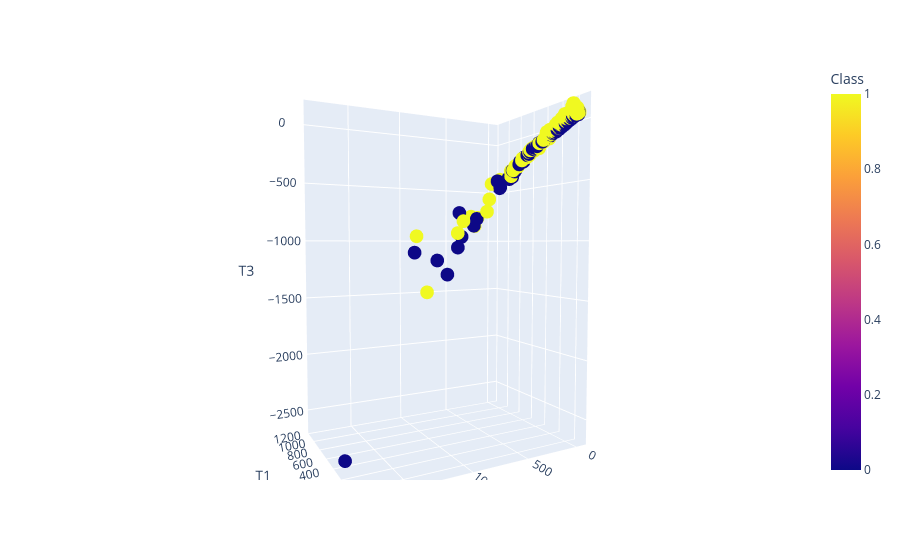

Here is the notebook cell this chart was saved with:
### Code cell
mds_3d = MDS(n_components=3, random_state=23, n_jobs=-1)
X_t_3d = mds_3d.fit_transform(X)

X_t_3d_df = pd.DataFrame(data = X_t_3d,columns = ['T1','T2','T3'])
X_t_3d_df['Class'] = Y

fig = px.scatter_3d(X_t_3d_df, x='T1', y= 'T2', z='T3',  color='Class')
fig.show()

### Figure 1 — Plotly figure (JSON) as saved in the notebook; plotly's stock layout.template omitted (floating-point values rounded to 4 significant figures; data arrays with more than 128 entries replaced by an {"elided": "..."} marker saying what was removed)
{"data": [{"hovertemplate": "T1=%{x}<br>T2=%{y}<br>T3=%{z}<br>Class=%{marker.color}<extra></extra>", "legendgroup": "", "marker": {"color": {"elided": "1492 int values"}, "coloraxis": "coloraxis", "symbol": "circle"}, "mode": "markers", "name": "", "scene": "scene", "showlegend": false, "type": "scatter3d", "x": {"elided": "1492 float values"}, "y": {"elided": "1492 float values"}, "z": {"elided": "1492 float values"}}], "layout": {"autosize": true, "coloraxis": {"colorbar": {"title": {"text": "Class"}}, "colorscale": [[0, "#0d0887"], [0.1111, "#46039f"], [0.2222, "#7201a8"], [0.3333, "#9c179e"], [0.4444, "#bd3786"], [0.5556, "#d8576b"], [0.6667, "#ed7953"], [0.7778, "#fb9f3a"], [0.8889, "#fdca26"], [1, "#f0f921"]]}, "legend": {"tracegroupgap": 0}, "margin": {"t": 60}, "scene": {"aspectmode": "auto", "aspectratio": {"x": 0.6778, "y": 1.005, "z": 1.468}, "camera": {"center": {"x": 0, "y": 0, "z": 0}, "eye": {"x": -1.91, "y": 1.013, "z": 0.1135}, "projection": {"type": "perspective"}, "up": {"x": 0, "y": 0, "z": 1}}, "domain": {"x": [0, 1], "y": [0, 1]}, "xaxis": {"title": {"text": "T1"}, "type": "linear"}, "yaxis": {"title": {"text": "T2"}, "type": "linear"}, "zaxis": {"title": {"text": "T3"}, "type": "linear"}}}}
